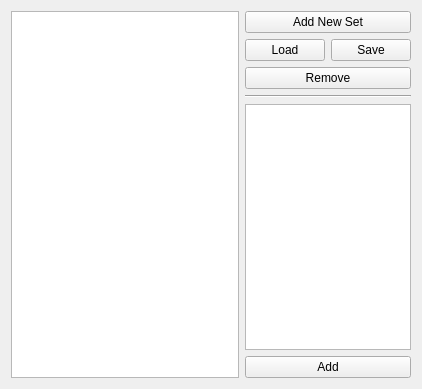
<?xml version="1.0" encoding="UTF-8"?>
<ui version="4.0">
 <class>CheatsView</class>
 <widget class="QWidget" name="CheatsView">
  <property name="geometry">
   <rect>
    <x>0</x>
    <y>0</y>
    <width>422</width>
    <height>389</height>
   </rect>
  </property>
  <property name="windowTitle">
   <string>Cheats</string>
  </property>
  <layout class="QGridLayout" name="gridLayout">
   <item row="2" column="2" colspan="2">
    <widget class="QPushButton" name="remove">
     <property name="text">
      <string>Remove</string>
     </property>
    </widget>
   </item>
   <item row="3" column="2" colspan="2">
    <widget class="Line" name="line">
     <property name="orientation">
      <enum>Qt::Horizontal</enum>
     </property>
    </widget>
   </item>
   <item row="1" column="3">
    <widget class="QPushButton" name="save">
     <property name="text">
      <string>Save</string>
     </property>
    </widget>
   </item>
   <item row="1" column="2">
    <widget class="QPushButton" name="load">
     <property name="text">
      <string>Load</string>
     </property>
    </widget>
   </item>
   <item row="4" column="2" rowspan="2" colspan="2">
    <widget class="QPlainTextEdit" name="codeEntry">
     <property name="sizePolicy">
      <sizepolicy hsizetype="Maximum" vsizetype="Expanding">
       <horstretch>0</horstretch>
       <verstretch>0</verstretch>
      </sizepolicy>
     </property>
     <property name="maximumSize">
      <size>
       <width>180</width>
       <height>16777215</height>
      </size>
     </property>
     <property name="font">
      <font>
       <family>Courier New</family>
      </font>
     </property>
    </widget>
   </item>
   <item row="0" column="2" colspan="2">
    <widget class="QPushButton" name="addSet">
     <property name="text">
      <string>Add New Set</string>
     </property>
    </widget>
   </item>
   <item row="6" column="2" colspan="2">
    <widget class="QPushButton" name="add">
     <property name="text">
      <string>Add</string>
     </property>
    </widget>
   </item>
   <item row="0" column="0" rowspan="7" colspan="2">
    <widget class="QTreeView" name="cheatList">
     <property name="sizePolicy">
      <sizepolicy hsizetype="Expanding" vsizetype="Expanding">
       <horstretch>0</horstretch>
       <verstretch>0</verstretch>
      </sizepolicy>
     </property>
     <property name="defaultDropAction">
      <enum>Qt::MoveAction</enum>
     </property>
     <property name="selectionMode">
      <enum>QAbstractItemView::ExtendedSelection</enum>
     </property>
     <property name="headerHidden">
      <bool>true</bool>
     </property>
    </widget>
   </item>
  </layout>
 </widget>
 <tabstops>
  <tabstop>addSet</tabstop>
  <tabstop>load</tabstop>
  <tabstop>save</tabstop>
  <tabstop>remove</tabstop>
  <tabstop>codeEntry</tabstop>
  <tabstop>add</tabstop>
 </tabstops>
 <resources/>
 <connections/>
</ui>
